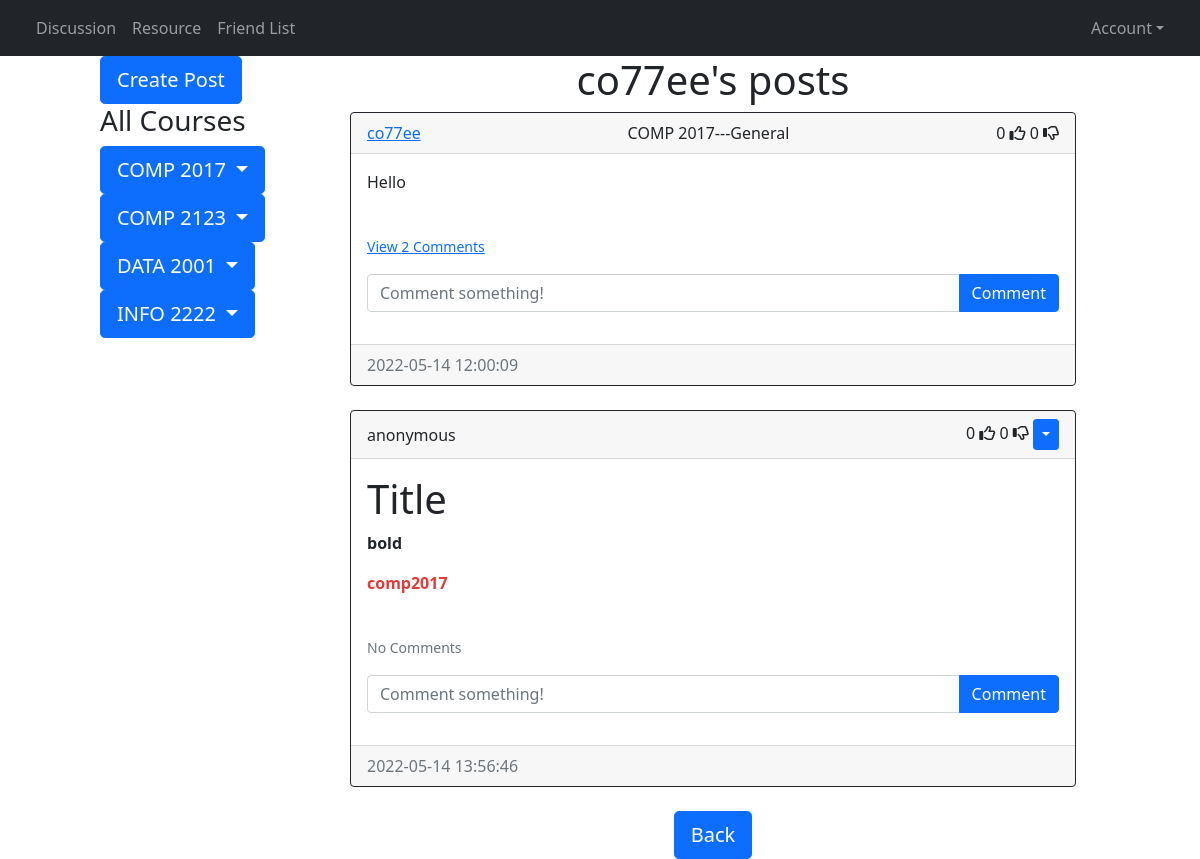
Screenshot of /posts/co77ee (signed in) with the database file from the repository.
### website/models.py (models this page shows)
class User(db.Model, UserMixin):
    id = db.Column(db.Integer, primary_key=True)
    password = db.Column(db.String(150))
    user_name = db.Column(db.String(150), unique=True)
    public_key = db.Column(db.String(150))
    public_sign_key = db.Column(db.String(150))
    user_role = db.Column(db.String(10))
    mute = db.Column(db.Boolean, default=False, nullable=False)
    msg = db.relationship('Message')
    date_created = db.Column(db.DateTime(timezone=True), default=func.now())
    posts = db.relationship('Post', backref='user', passive_deletes=True)
    comments = db.relationship('Comment', backref='user', passive_deletes=True)
    likes = db.relationship('Like', backref='user', passive_deletes=True)
    dislikes = db.relationship('Dislike', backref='user', passive_deletes=True)

class Post(db.Model):
    id = db.Column(db.Integer, primary_key=True)
    text = db.Column(db.Text, nullable=False)
    date_created = db.Column(db.DateTime(timezone=True), default=func.now())
    author = db.Column(db.Integer, db.ForeignKey(
        'user.id', ondelete="CASCADE"), nullable=False)
    comments = db.relationship('Comment', backref='post', passive_deletes=True)
    likes = db.relationship('Like', backref='post', passive_deletes=True)
    dislikes = db.relationship('Dislike', backref='post', passive_deletes=True)
    anon = db.Column(db.Boolean, nullable=False)
    adminOnly = db.Column(db.Boolean, nullable=False)
    course = db.Column(db.Text, nullable=False)
    topic = db.Column(db.Text, nullable=False)

### website/discussion.py (the view)
@discussion.route("/posts/<user_name>")
@login_required
def posts(user_name):
    user = User.query.filter_by(user_name=user_name).first()
    if not user:
        flash('No user with that user_name exists.', category='error')
        return redirect(url_for('discussion.home'))
    if current_user.user_role != "normal":
        posts = Post.query.filter_by(author=user.id, anon=False).all()
    else:
        posts = Post.query.filter_by(author=user.id, anon=False, adminOnly=False).all()
    if current_user.user_role == "normal":
        posts = Post.query.filter_by(adminOnly=False)
    else:
        posts = Post.query.all()
    return render_template("posts.html", user=current_user, posts=posts,
                           user_name=user_name)

### website/__init__.py (called while the page is built)
def create_app():
    app = Flask(__name__)
    app.config['SQLALCHEMY_TRACK_MODIFICATIONS'] = False
    app.config['SECRET_KEY'] = 'hjshjhdjah kjshkjdhjs'
    app.config['SQLALCHEMY_DATABASE_URI'] = f'sqlite:///{DB_NAME}'
    db.init_app(app)
    socketio.init_app(app)
    from .chats import chats
    from .auth import auth
    from .discussion import discussion
    from .resource import resource
    app.register_blueprint(auth, url_prefix='/')
    app.register_blueprint(chats, url_prefix='/')
    app.register_blueprint(discussion, url_prefix='/')
    app.register_blueprint(resource, url_prefix='/')
    from .models import User, Message
    create_database(app)
    login_manager = LoginManager()
    login_manager.login_view = 'auth.login'
    login_manager.init_app(app)
    @login_manager.user_loader
    def load_user(id):
        return User.query.get(int(id))
    return app

### website/templates/posts.html (shortened to what this page needs)
{% extends "posts_div.html" %}  {% block header %} {{user_name}}'s posts {% endblock %} {% block footer %}
<div align="center">
  <a href="/discussion"
    ><button type="button" class="btn btn-primary btn-lg">Back</button></a
  >
</div>
{% endblock %}

### website/templates/posts_div.html (shortened to what this page needs)
{% extends "base.html" %} {% block title %}Home{% endblock %} {% block content
%}
<link rel="stylesheet"
      href="https://cdn.jsdelivr.net/npm/bootstrap-icons@1.7.2/font/bootstrap-icons.css"
/>
<link rel="stylesheet" href="../static/styles/posts_div.css" />
  <div class="row">
    <div class="col-3">
        <a href="/create-post">
        <button type="button" class="btn btn-lg btn-primary">Create Post</button></a>
        <div class="btn-group-vertical">
          <h3>All Courses</h3>
          <div class="dropdown">
            <button type="button" class="btn btn-primary  btn-lg  dropdown-toggle" data-bs-toggle="dropdown">
              COMP 2017
            </button>
          </div>
          <div class="dropdown">
            <button type="button" class="btn btn-primary  btn-lg  dropdown-toggle" data-bs-toggle="dropdown">
             COMP 2123
            </button>
          </div>
          <div class="dropdown">
            <button type="button" class="btn btn-primary  btn-lg  dropdown-toggle" data-bs-toggle="dropdown">
             DATA 2001
            </button>
          </div>
          <div class="dropdown">
            <button type="button" class="btn btn-primary  btn-lg  dropdown-toggle" data-bs-toggle="dropdown">
              INFO 2222
            </button>
          </div>
        </div>
      </div>
    <div class="col-9">
      <h1 align="center">{% block header %}Posts{% endblock %}</h1>
      <div id="posts">
        {% for post in posts %}
        <div class="card border-dark">
          <div class="card-header d-flex justify-content-between align-items-center">
            {% if post.anon %}
            <a>anonymous</a>
            {% else %}
            <a href="/posts/{{post.user.user_name}}">
              {{post.user.user_name}}</a>
            {{post.course.replace("_"," ") + "---" +post.topic}}
            {%endif%}
            <div>
        <span id="likes-count-{{post.id}}">
        {{ post.likes|length }}
        </span>
              {% if user.id in post.likes|map(attribute="author")|list %}
              <i
                      class="fas fa-thumbs-up"
                      id="like-button-{{post.id}}"
                      onclick="like({{post.id}})"
              ></i>
              {% else %}
              <i
                      class="far fa-thumbs-up"
                      id="like-button-{{post.id}}"
                      onclick="like({{post.id}})"
              ></i>
              {% endif %}
              <span id="dislikes-count-{{post.id}}">
        {{ post.dislikes|length }}</span>
              {% if user.id in post.dislikes|map(attribute="author")|list %}
              <i
                      class="fas fa-thumbs-down"
                      id="dislike-button-{{post.id}}"
                      onclick="dislike({{post.id}})"
              ></i>
              {% else %}
              <i
                      class="far fa-thumbs-down"
                      id="dislike-button-{{post.id}}"
                      onclick="dislike({{post.id}})"
              ></i>
              {% endif %}
              {% if user.id == post.author or user.user_role == "root" or user.user_role == "admin" %}
              <div class="btn-group">
                <button
                        type="button"
                        class="btn btn-sm btn-primary dropdown-toggle"
                        data-bs-toggle="dropdown"
                ></button>
              </div>
              {% endif %}
            </div>
          </div>
          <div class="card-body">
            <div class="card-text">
              {{post.text|safe}}
            </div>
            <br />
            <p class="card-text">
              {% if post.comments|length > 0 %}
              <a data-bs-toggle="collapse" href="#comments-{{post.id}}" role="button">
                <small>View {{post.comments|length}} Comments</small>
              </a>
              {% else %}
              <small class="text-muted">No Comments</small>
              {% endif %}
            </p>
            <form
                    class="input-group mb-3"
                    method="POST"
                    action="/create-comment/{{post.id}}"
            >
              <input
                      type="text"
                      id="text"
                      name="text"
                      class="form-control"
                      placeholder="Comment something!"
              />
              <button type="submit" class="btn btn-primary">Comment</button>
            </form>
          </div>
          <div class="card-footer text-muted">{{post.date_created}}</div>
        </div>
        <br/> {% endfor %}
      </div>
      {% block footer %}{% endblock %} {% endblock %}

### website/templates/base.html (shortened to what this page needs)
<!DOCTYPE html>
<html>
  <head>
    <link
      rel="stylesheet"
      href="https://stackpath.bootstrapcdn.com/bootstrap/4.4.1/css/bootstrap.min.css"
    />
    <link
            href="https://cdn.jsdelivr.net/npm/bootstrap@5.0.2/dist/css/bootstrap.min.css"
            rel="stylesheet"
    />
  </head>
    <body>
    <nav class="navbar navbar-expand-lg navbar-dark bg-dark">
      <div class="container-fluid">
        <div class="collapse navbar-collapse" id="navbarTogglerDemo01">
          <div class="navbar-nav mr-auto">
            <a class="nav-item nav-link" id="discussion" href="/discussion/all">Discussion</a>
            <a class="nav-item nav-link" id="resource" href="/resource">Resource</a>
            <a class="nav-item nav-link" id="Friend List" href="/">Friend List</a>
          </div>
          <div class="navbar-nav ml-auto">
            {% if user.is_authenticated %}
            <li class="nav-item dropdown">
              <a class="nav-link dropdown-toggle" href="#" role="button" data-bs-toggle="dropdown">Account</a>
            </li>
            {% else %}
            <a class="nav-item nav-link" id="login" href="/login">Login</a>
            <a class="nav-item nav-link" id="signUp" href="/sign-up">Sign Up</a>
            {% endif %}
          </div>
        </div>
      </div>
    </nav>
    <div class="row">
      <div class="row">
        <div class="col-1">
        </div>
        <div class="col-10">
          {% block content %}
          {% endblock %}
        </div>
      </div>
    </div>
</html>

### website/static/styles/posts_div.css (style rules this page uses)
* { box-sizing: border-box }
.card { width: auto }

### rows the page displays
User: user_name "co77ee"
Post: user.user_name "co77ee", course "COMP 2017---General", likes|length "0", dislikes|length "0", text "Hello", comments|length "2", date_created "2022-05-14 12:00:09"
Post: anon "anonymous", likes|length "0", dislikes|length "0", text "Title bold comp2017", shows "No Comments", date_created "2022-05-14 13:56:46"
